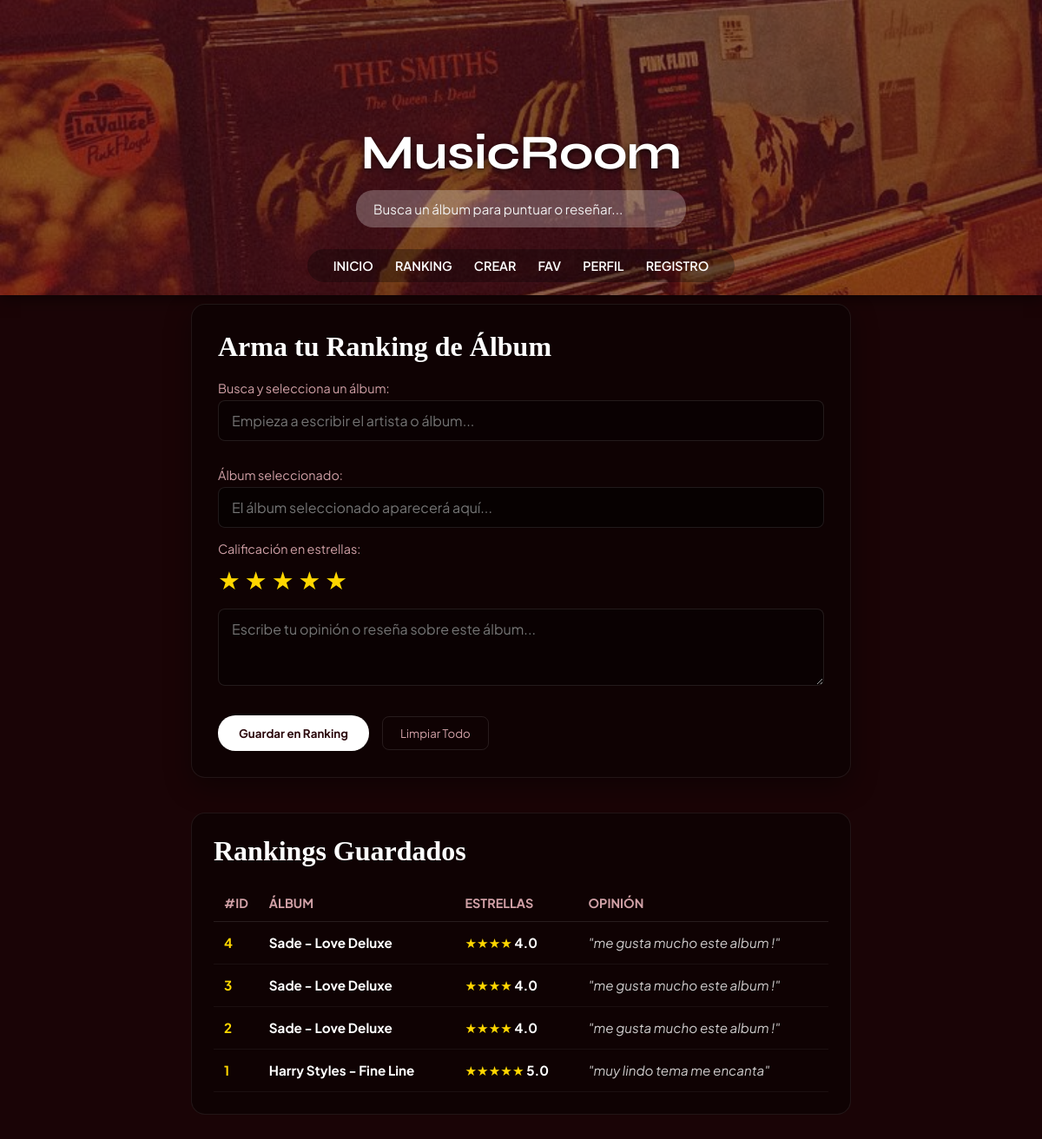
Page /rankings.php on the committed database.
### tables this page shows
CREATE TABLE `ranking` (
  `id` int(11) NOT NULL,
  `album` varchar(150) NOT NULL,
  `estrellas` int(1) NOT NULL,
  `opinion` varchar(100) NOT NULL
);

### rankings.php (the view, shortened to what this page needs)
<?php
include 'conexion.php';
?>
<!DOCTYPE html>
<html lang="es">
<head>
<link rel="stylesheet" href="style.css">
</head>
<body>
<header class="header-banner-container" style="position: absolute; top: 0; left: 0; width: 100%;">
<img src="img/banner.jpg" alt="Banner MusicRoom" class="banner-img-fondo">
<div class="header-overlay-centro">
<h1 class="titulo-principal">MusicRoom</h1>
<div class="search-box-container">
<input type="text" id="buscadorPrincipal" placeholder="Busca un álbum para puntuar o reseñar...">
</div>
</div>
<nav class="nav-bar">
<a href="index.php">INICIO</a>
<a href="rankings.php" class="active">RANKING</a>
<a href="crear.php">CREAR</a>
<a href="fav.php">FAV</a>
<a href="perfil.php">PERFIL</a>
<a href="registro.php">REGISTRO</a>
</nav>
</header>
<main class="main-content">
    <section class="builder-container">
        <h2 style="font-family: 'Cormorant Garamond', serif; font-size: 2rem; color: #fff; margin-top: 0; margin-bottom: 20px; font-weight: 700;">Arma tu Ranking de Álbum</h2>
        <form action="" method="POST">
            <label style="display: block; color: #d1a1a7; font-size: 0.9rem; margin-bottom: 5px;">Busca y selecciona un álbum:</label>
            <div class="autocomplete-wrapper">
                <input type="text" id="albumSearchInput" placeholder="Empieza a escribir el artista o álbum..." autocomplete="off">
            </div>
            <label style="display: block; color: #d1a1a7; font-size: 0.9rem; margin-bottom: 5px;">Álbum seleccionado:</label>
            <input type="text" id="selectedAlbumsInput" name="selectedAlbums" placeholder="El álbum seleccionado aparecerá aquí..." readonly required style="background-color: rgba(0,0,0,0.5); color: #ffd700; cursor: not-allowed;">
            <label style="display: block; color: #d1a1a7; font-size: 0.9rem; margin-bottom: 8px;">Calificación en estrellas:</label>
            <div class="star-rating">
                <input type="radio" id="star5" name="rating" value="5" checked><label for="star5" title="5 estrellas">★</label>
                <input type="radio" id="star4" name="rating" value="4"><label for="star4" title="4 estrellas">★</label>
                <input type="radio" id="star3" name="rating" value="3"><label for="star3" title="3 estrellas">★</label>
                <input type="radio" id="star2" name="rating" value="2"><label for="star2" title="2 estrellas">★</label>
                <input type="radio" id="star1" name="rating" value="1"><label for="star1" title="1 estrella">★</label>
            </div>
            <textarea name="opinion" rows="3" placeholder="Escribe tu opinión o reseña sobre este álbum..."></textarea>
            <div class="builder-actions">
                <button type="submit" name="publicar_lista" class="btn-primary">Guardar en Ranking</button>
                <button type="button" class="btn-secondary" onclick="limpiarSeleccion()">Limpiar Todo</button>
            </div>
        </form>
    </section>
    <section class="ranking-table-container">
        <h2 style="font-family: 'Cormorant Garamond', serif; font-size: 2rem; color: #fff; margin-top: 0; margin-bottom: 20px; font-weight: 700;">Rankings Guardados</h2>
        <table class="ranking-table">
            <thead>
                <tr>
                    <th>#ID</th>
                    <th>Álbum</th>
                    <th>Estrellas</th>
                    <th>Opinión</th>
                </tr>
            </thead>
            <tbody>
                <?php
                $resultado_rankings = mysqli_query($conexion, "SELECT * FROM ranking ORDER BY id DESC");
                if ($resultado_rankings && mysqli_num_rows($resultado_rankings) > 0):
                    while ($row = mysqli_fetch_assoc($resultado_rankings)):
                ?>
                        <tr>
                            <td class="rank-number"><?php echo $row['id']; ?></td>
                            <td><strong><?php echo htmlspecialchars($row['album']); ?></strong></td>
                            <td style="color: #ffd700;">
                                <?php echo str_repeat('★', intval($row['estrellas'])); ?>
                                <span style="color: #fff; font-weight: bold;"><?php echo intval($row['estrellas']); ?>.0</span>
                            </td>
                            <td style="color: rgba(255,255,255,0.8); font-style: italic;">
                                "<?php echo htmlspecialchars($row['opinion']); ?>"
                            </td>
                        </tr>
                    <?php endwhile; ?>
                <?php else: ?>
                    <tr>
                        <td colspan="4" style="text-align: center; color: rgba(255,255,255,0.4); padding: 25px;">Aún no hay registros guardados.</td>
                    </tr>
                <?php endif; ?>
            </tbody>
        </table>
    </section>
</main>
</body>
</html>

### style.css (style rules this page uses)
* { box-sizing: border-box; margin: 0; padding: 0; font-family: 'Plus Jakarta Sans', sans-serif; }
body { background-color: #2b080c; color: #ffffff; min-height: 100vh; -webkit-font-smoothing: antialiased; }
.header-banner-container { position: relative; width: 100%; height: 340px; background-color: #4a0d14; display: flex; flex-direction: column; justify-content: flex-end; align-items: center; box-shadow: 0 4px 15px rgba(0, 0, 0, 0.5); overflow: hidden; }
.banner-img-fondo { position: absolute; top: 0; left: 0; width: 100%; height: 100%; object-fit: cover; opacity: 0.4; z-index: 1; }
.header-overlay-centro { position: relative; z-index: 2; text-align: center; margin-bottom: 25px; }
.titulo-principal { font-family: 'Syne', sans-serif; font-size: 3.5rem; margin: 0 0 10px 0; color: #ffffff; font-weight: 700; letter-spacing: -0.5px; text-shadow: 0 2px 6px rgba(0,0,0,0.7); }
.search-box-container input { width: 380px; padding: 12px 20px; border-radius: 20px; border: none; background: rgba(255, 255, 255, 0.25); color: #ffffff; outline: none; font-size: 0.95rem; font-family: 'Plus Jakarta Sans', sans-serif; transition: background 0.3s ease; }
.search-box-container input::placeholder { color: #f0f0f0; }
.nav-bar { position: relative; z-index: 2; display: flex; gap: 25px; margin-bottom: 15px; background: rgba(0, 0, 0, 0.3); padding: 10px 30px; border-radius: 20px; }
.nav-bar a { color: #ffffff; text-decoration: none; font-weight: 600; font-size: 0.9rem; transition: color 0.2s; }
.main-content { padding: 30px 40px; max-width: 1300px; margin: 0 auto; }
button[type="submit"] { background-color: #ffffff; color: #2b080c; border: none; padding: 12px 24px; border-radius: 20px; font-weight: 700; font-family: 'Plus Jakarta Sans', sans-serif; cursor: pointer; transition: background 0.2s, transform 0.1s; }

### rankings.php (style rules this page uses)
body { margin: 0; padding-top: 320px !important; background-color: #1a0406; color: #fff; font-family: 'Montserrat', sans-serif; }
.main-content { position: relative; z-index: 10; padding: 30px 20px; max-width: 800px; margin: 0 auto; }
.builder-container { background: rgba(0,0,0,0.4); border-radius: 16px; padding: 30px; box-shadow: 0 10px 30px rgba(0,0,0,0.4); border: 1px solid rgba(255,255,255,0.08); margin-bottom: 40px; }
.builder-container input[type="text"], .builder-container textarea { width: 100%; padding: 12px 15px; background-color: rgba(0, 0, 0, 0.3); border: 1px solid rgba(255, 255, 255, 0.1); border-radius: 8px; color: #ffffff; font-size: 1rem; margin-bottom: 15px; box-sizing: border-box; font-family: inherit; outline: none; }
.autocomplete-wrapper { position: relative; margin-bottom: 15px; }
.star-rating { display: flex; flex-direction: row-reverse; justify-content: flex-end; gap: 5px; margin-bottom: 15px; }
.star-rating label { font-size: 1.8rem; color: #552229; cursor: pointer; transition: color 0.2s; }
.star-rating input:checked ~ label, .star-rating label:hover, .star-rating label:hover ~ label { color: #ffd700; }
.builder-actions { display: flex; gap: 15px; align-items: center; margin-top: 15px; }
.btn-primary { background-color: #ffd700; color: #1a0406; border: none; padding: 10px 20px; border-radius: 8px; font-weight: bold; cursor: pointer; transition: background-color 0.2s; }
.btn-secondary { background-color: transparent; color: #d1a1a7; border: 1px solid rgba(255, 255, 255, 0.1); padding: 10px 20px; border-radius: 8px; cursor: pointer; transition: color 0.2s, border-color 0.2s; }
.ranking-table-container { background: rgba(0,0,0,0.4); border-radius: 16px; padding: 25px; border: 1px solid rgba(255,255,255,0.08); }
.ranking-table { width: 100%; border-collapse: collapse; }
.ranking-table th { text-align: left; padding: 12px; color: #d1a1a7; border-bottom: 1px solid rgba(255, 255, 255, 0.1); font-size: 0.9rem; text-transform: uppercase; }
.ranking-table td { padding: 14px 12px; border-bottom: 1px solid rgba(255, 255, 255, 0.05); font-size: 0.95rem; vertical-align: top; }
.rank-number { font-weight: bold; color: #ffd700; width: 40px; }

### rows in the picture
ranking: id "4", album "Sade - Love Deluxe", estrellas "★★★★", estrellas "4", opinion "me gusta mucho este album !"
ranking: id "3", album "Sade - Love Deluxe", estrellas "★★★★", estrellas "4", opinion "me gusta mucho este album !"
ranking: id "2", album "Sade - Love Deluxe", estrellas "★★★★", estrellas "4", opinion "me gusta mucho este album !"
ranking: id "1", album "Harry Styles - Fine Line", estrellas "★★★★★", estrellas "5", opinion "muy lindo tema me encanta"
